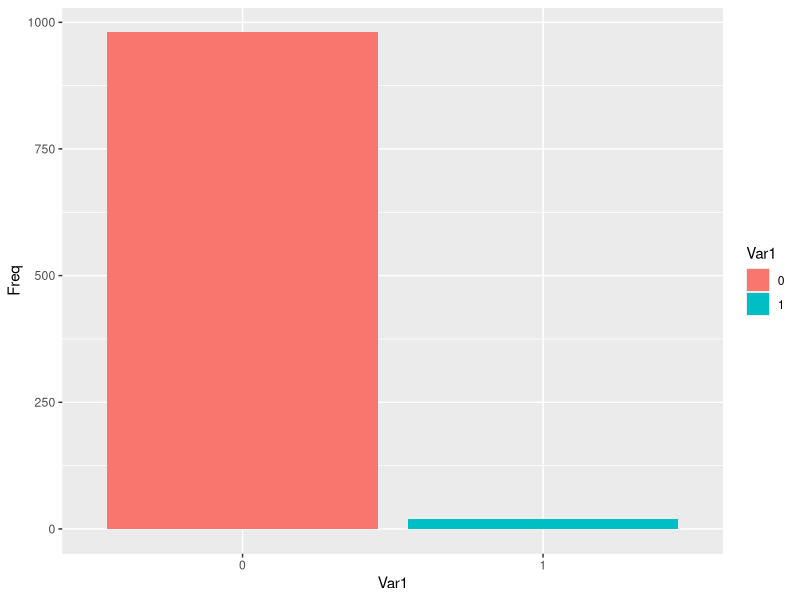
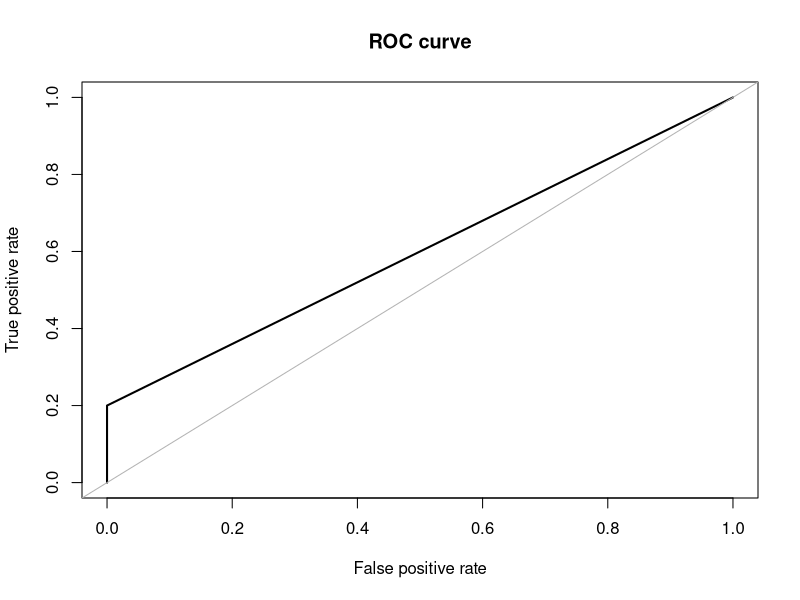
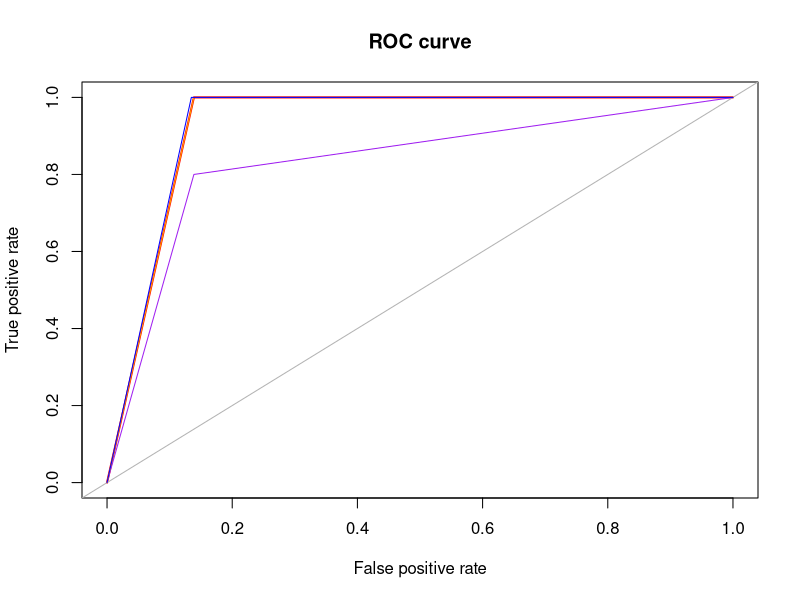

These figures' R source, in order:
#Tutorial
#https://www.analyticsvidhya.com/blog/2016/03/practical-guide-deal-imbalanced-classification-problems/

#imbalanced data is the data with one class (dependent variable) outperforms others
#as a result, ML algorithms will fail to catch the pattern for the minority class due to not-enough data
#generally, minority would be wrongly classified as majority
#Solution:
#Undersampling
#Oversampling
#Synthetic Data Generation
#Cost Sensitive Learning

#1.undersampling
#reduce (undersample) majority data to make it balance. Need huge data set.
#Random undersampling:randomly choose from majority data
#Informative undersampling1: EasyEnsemble, samples n subsets from majortity, build n classifiers for each (majority n + minority) set 
#Informative undersampling2: Ensemble classifiers and systematically selects what majority n to ensemble based on criteria(supervised)
#Cons: may lead to imformation loss for small data set

#2. Oversampling
#oversample minority
#random sampling:random oversample
#informative:use criteria to conduct sampling
#PROS: no information loss
#CONS: simple repitation of same pattern will lead to overfitting (high variance). Bad for unseen data.

#3. Both sampling
#conbine over/under sampling to overcome overfitting and information loss

#4. Synthetic data generation:synthetic minority oversampling technique (SMOTE)
#each of N new samples: i-th feature in one minority sample + diff(feature_i in this sample,feature_i in one KNN sample)*random(0,1)_i 

#5. COst Sensitive Learning (CSL)
#no sampling. It up weights FN/FP for learning (like boosted trees)

#Metric selection
#For imbalanced data set we cannot use simply accuracy/PPV/NPV (would be biased by majority)
#sensitivity/specificity are recommended

library(ROSE)
library(ggplot2)
library(magrittr)
library(caret)
data(hacide)
str(hacide.train)
head(hacide.train)
#easy to see it is unbalanced
table(hacide.train$cls)
prop.table(table(hacide.train$cls))
as.data.frame(table(hacide.train$cls)) %>% ggplot(aes(x=Var1,y=Freq,fill=Var1)) + geom_bar(stat="identity")

#In this case, 0:P (majority), 1:N (minority)
#decision tree only reports specificity of 0.2 almost unable to dected TN
#Any metric that contain TP, FN would be biased since majority is unlikely to be wrong
model <- hacide.train %>% train(cls~.,data=.,method="rpart")
pred <- hacide.test %>% predict(model,newdata = .)
confusionMatrix(pred,hacide.test$cls)
#also, AUC of ROC is very low
roc.curve(hacide.test$cls, pred, plotit = T)

#Oversampling so P:N~=1:1
data_balanced_over <-  ovun.sample(cls~.,data=hacide.train,method="over")
table(data_balanced_over$data$cls)
#Undersampling so P:N~=1:1
data_balanced_under <-  ovun.sample(cls~.,data=hacide.train,method="under")
table(data_balanced_under$data$cls)
#Both oversampling and undersampling
data_balanced_both <-  ovun.sample(cls~.,data=hacide.train,method="both")
table(data_balanced_both$data$cls)
#Synthetic data generation
data.rose <- ROSE(cls~.,data=hacide.train,seed=1)
table(data.rose$data$cls)

#Test
model_over <- data_balanced_over$data %>% train(cls~.,data=.,method="rpart")
pred_over <- hacide.test %>% predict(model_over,newdata = .)

model_under <- data_balanced_under$data %>% train(cls~.,data=.,method="rpart")
pred_under <- hacide.test %>% predict(model_under,newdata = .)

model_both <- data_balanced_both$data %>% train(cls~.,data=.,method="rpart")
pred_both <- hacide.test %>% predict(model_both,newdata = .)

model_rose <- data.rose$data %>% train(cls~.,data=.,method="rpart")
pred_rose <- hacide.test %>% predict(model_rose,newdata = .)

confusionMatrix(pred_over,hacide.test$cls)#we can see overfitting for "1" (Negative)
confusionMatrix(pred_under,hacide.test$cls)
confusionMatrix(pred_both,hacide.test$cls)
confusionMatrix(pred_rose,hacide.test$cls)#SMOTE is the best

roc.curve(hacide.test$cls, pred_over, plotit = T,col="red")
roc.curve(hacide.test$cls, pred_under, plotit = T,add=TRUE,col="purple")
roc.curve(hacide.test$cls, pred_both, plotit = T,add=TRUE,col="orange")
roc.curve(hacide.test$cls, pred_rose, plotit = T,add=TRUE,col="blue")#SMOTE is the best
